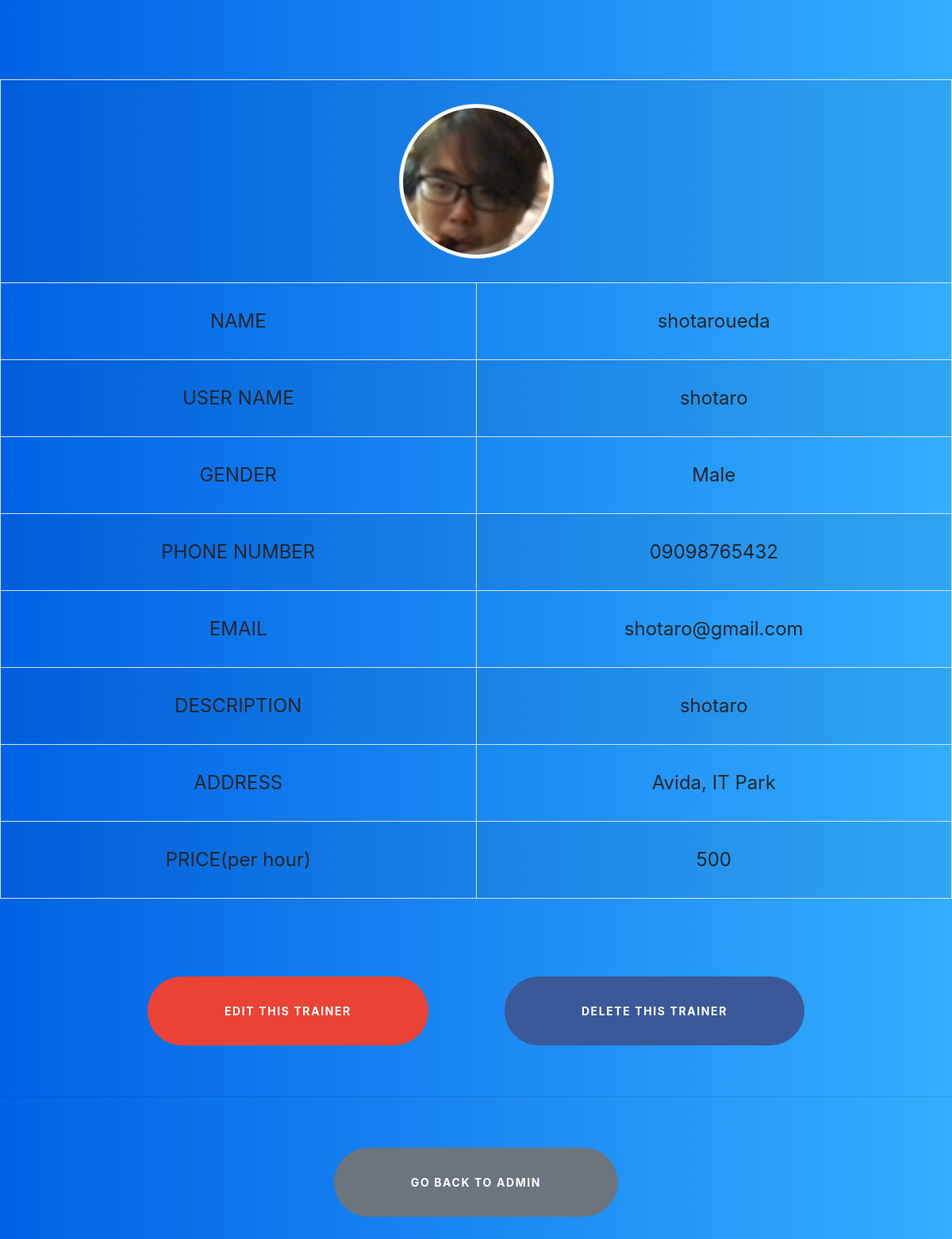
The page /admin_edit.php?trainer_id=1 (signed in) on the database its author committed.
### tables this page shows
CREATE TABLE `product` (
  `trainer_id` int(100) NOT NULL,
  `trainer_fname` varchar(100) NOT NULL,
  `trainer_lname` varchar(100) NOT NULL,
  `trainer_uname` varchar(100) NOT NULL,
  `trainer_email` varchar(100) NOT NULL,
  `trainer_description` varchar(100) NOT NULL,
  `trainer_phone` varchar(100) NOT NULL,
  `trainer_address` varchar(100) NOT NULL,
  `trainer_gender` varchar(100) NOT NULL,
  `trainer_image` varchar(100) DEFAULT NULL,
  `trainer_price` int(100) NOT NULL
);

### classes/database.php (called while the page is built, shortened)
<?php
class Database{
    private $servername = 'localhost';
    private $username = 'root';
    private $password = 'root';
    private $database_name = 'fist_portfolio';
    public function __construct()
    {
        $this->conn = new mysqli($this->servername,$this->username,$this->password,$this->database_name);
        if($this->conn->connect_error){
            die('cannot connect'.$this->conn->connect_error);
        }else{
            return $this->conn;
        }
    }
}
?>

### admin_action.php (called while the page is built, shortened)
<?php
include 'classes/admin_class.php';
$Admin = new Admin;
?>

### classes/admin_class.php (called while the page is built, shortened)
<?php
include 'database.php';
class Admin extends Database{
    public function display_onetrainers($userID){
        $displayalltrainer = "SELECT * FROM product WHERE trainer_id = '$userID'";
        $result = $this->conn->query($displayalltrainer);
        if($result == false){
            die('cannot one trainer'.$this->conn->connect_error);
        }else{
            return $result->fetch_assoc();
        }
    }
}
?>

### admin_edit.php (the view, shortened to what this page needs)
<?php
include 'admin_action.php';
if(empty($_SESSION['login_id'])){
  header('location: login.php');
}elseif($_SESSION['user_status']=='user'){
  header('location: trainerlist_new.php');
}else{
  $userID = $_GET['trainer_id'];
  $got = $Admin->display_onetrainers($userID);
}
?>
<!doctype html>
<html lang="en">
  <head>
    <link rel="stylesheet" href="https://use.fontawesome.com/releases/v5.6.3/css/all.css">
    <link rel="stylesheet" href="https://stackpath.bootstrapcdn.com/bootstrap/4.3.1/css/bootstrap.min.css">
  </head>
  <body class="d-flex flex-column">
  <div id="page-content">
        <?php
                echo "<table class='table-striped text-center mx-auto table-bordered'>";
                if($got['trainer_image']== null){
                    echo "<tr>";
                    echo "<td colspan=2>";
                    echo "<i class='fas fa-user'></i><br><br><br>";
                    echo "<p>This trainer doesnt put photo!!!</p>";
                    echo "</td>";
                    echo "</tr>";
                }else{
                    $image = $got['trainer_image'];
                    echo "<tr>";
                    echo "<td colspan=2>";
                    echo "<img src='upload/$image' class='img-thumbnail rounded-circle'>";
                    echo "</td>";
                    echo "</tr>";
                }
                echo "<tr>";
                echo "<td>NAME</td><td>".$got['trainer_fname'].$got['trainer_lname']."</td>";
                echo "</tr>";
                echo "<tr>";
                echo "<td>USER NAME</td><td>".$got['trainer_uname']."</td>";
                echo "</tr>";
                echo "<tr>";
                echo "<td>GENDER</td><td>".$got['trainer_gender']."</td>";
                echo "</tr>";
                echo "<tr>";
                echo "<td>PHONE NUMBER</td><td>".$got['trainer_phone']."</td>";
                echo "</tr>";
                echo "<tr>";
                echo "<td>EMAIL</td><td>".$got['trainer_email']."</td>";
                echo "</tr>";
                echo "<tr>";
                echo "<td>DESCRIPTION</td><td>".$got['trainer_description']."</td>";
                echo "</tr>";
                echo "<tr>";
                echo "<td>ADDRESS</td><td>".$got['trainer_address']."</td>";
                echo "</tr>";
                echo "<tr>";
                echo "<td>PRICE(per hour)</td><td>".$got['trainer_price']."</td>";
                echo "</tr>";
                echo "</table>";
                echo "<div class='text-center mb-5'>";
                echo "<a href='admin_edit_scc.php?trainer_id=$userID' role='button' class='ax-auto btn btn-lg btn-google btn-inline-block text-uppercase m-5'>Edit this trainer</a>";
                echo "<a href='admin_delete.php?trainer_id=$userID' role='button' class='btn btn-lg btn-facebook btn-inline-block text-uppercase m-5'>Delete this trainer</a>";
                echo "<hr>";
                echo "<a href='admin.php' role='button' class='btn btn-lg btn-secondary  btn-inline-block text-uppercase m-5'>Go back to admin</a>";
                echo "</div>";
        ?>
  </div>
  </body>
</html>

### admin_edit.php (style rules this page uses)
html, body { height: 100%; }
#page-content { flex: 1 0 auto; }
body { background: #007bff; background: linear-gradient(to right, #0062E6, #33AEFF); }
.text-uppercase { font-size: 14px; }
.btn-google { color: white; background-color: #ea4335; border-radius: 5rem; letter-spacing: .1rem; font-weight: bold; padding: 2rem 6rem; transition: all 0.2s; }
.btn-facebook { color: white; background-color: #3b5998; border-radius: 5rem; letter-spacing: .1rem; font-weight: bold; padding: 2rem 6rem; transition: all 0.2s; }
.btn-secondary { color: white; border-radius: 5rem; letter-spacing: .1rem; font-weight: bold; padding: 2rem 6rem; transition: all 0.2s; }
table { margin-top:100px; margin-bottom:50px; width:1200px; table-layout: fixed; font-size:24px; }
td { padding: 30px; overflow-wrap : break-word; }
.img-thumbnail { width:195px; height:195px; overflow: hidden; }

### rows shown on the page
product: trainer_image (picture), trainer_fname "shotaro", trainer_lname "ueda", trainer_uname "shotaro", trainer_gender "Male", trainer_phone "09098765432", trainer_email "shotaro@gmail.com", trainer_description "shotaro", trainer_address "Avida, IT Park", trainer_price "500"
